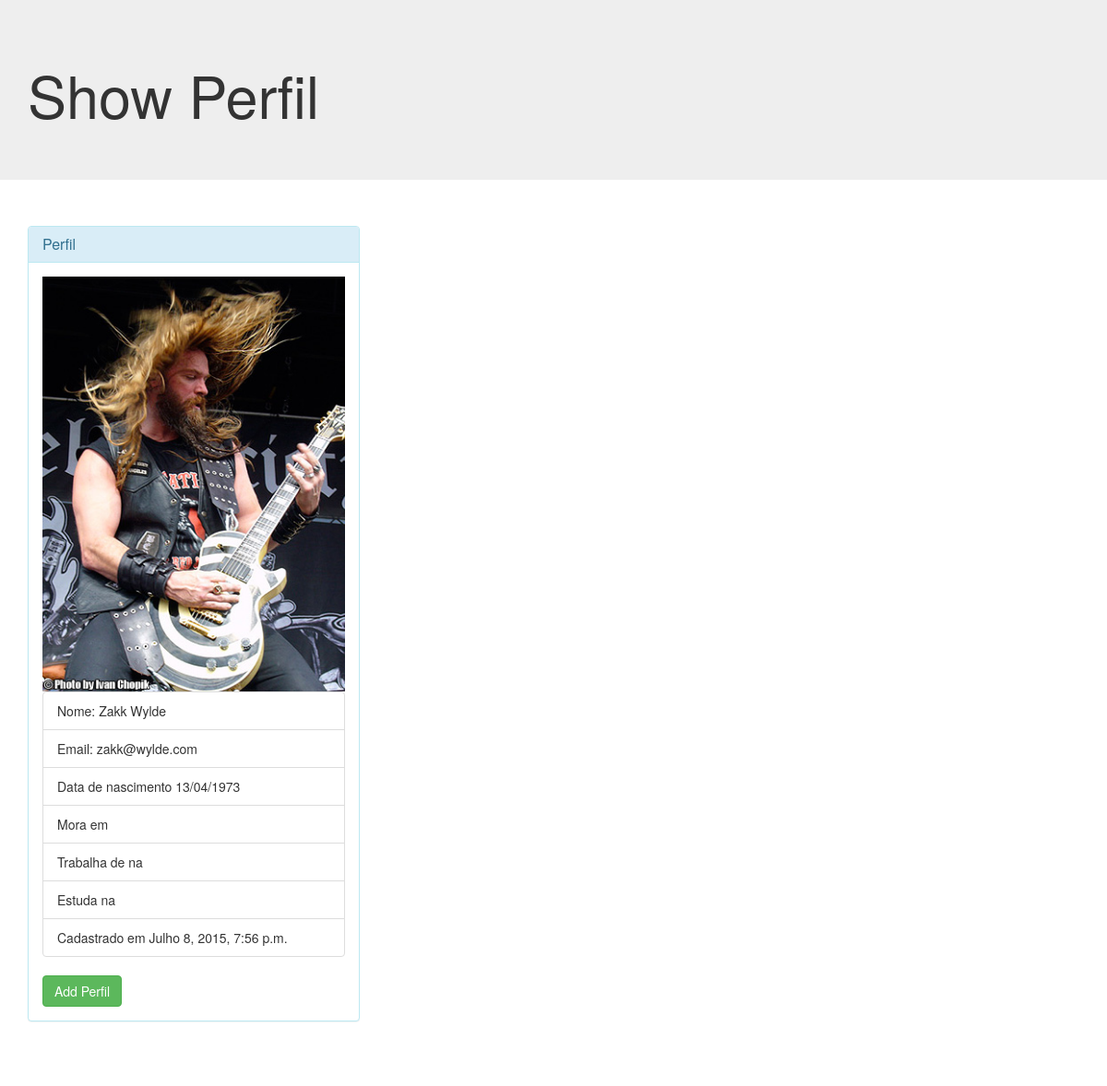
Screenshot of /perfis/3 with the database file from the repository.
### project/perfis/models.py (models this page shows, shortened)
class Perfil(models.Model):
    nome = models.CharField('Nome', max_length=100)
    email = models.CharField('E-mail', max_length=100)
    foto = models.ImageField(
        upload_to='perfis/images', verbose_name='Foto', null=True, blank=True
    )
    dtNascimento = models.CharField('Data de Nascimento', max_length=10)
    localidade = models.CharField('Localidade', max_length=255, blank=True)
    cargo = models.CharField('Cargo', max_length=155, null=True, blank=True)
    empresa = models.CharField('Empresa', max_length=155, null=True, blank=True)
    curso = models.CharField('Curso', max_length=155, null=True, blank=True)
    escola = models.CharField('Escola', max_length=155, null=True, blank=True)
    dtCadastro = models.DateTimeField('Criado em', auto_now_add=True)
    dtAtualizacao = models.DateTimeField('Atualizado em', auto_now=True)
    def __str__(self):
        return self.nome
    class Meta:
        verbose_name = 'Perfil'
        verbose_name_plural = 'Perfis'
        ordering = ['nome']

### project/perfis/views.py (the view)
# urls.py: url(r'^(?P<perfil_id>\d+)$', 'showPerfil', name='showPerfil'),
def showPerfil(resquest, perfil_id):
    perfil = Perfil.objects.get(id=perfil_id)
    template_name = 'perfis/perfis.html'
    context = {
        'perfil' : perfil
    }
    return render(resquest, template_name, context)

### project/perfis/templates/perfis/perfis.html
{% extends "core/base.html" %}
{% load static %}
{% block body %}
	<header>
		<div class="jumbotron">
			<div class="container">
				<h1>Show Perfil</h1>
			</div>
		</div>
	</header>
	<main>
		<div class="container">
			<div class="row">
				<div class="col-md-4">
					<div class="panel panel-info">
						<div class="panel-heading">
							<h3 class="panel-title">Perfil</h3>
						</div>
						<div class="panel-body">
							{% if perfil.foto %}
								<img src="{{ perfil.foto.url }}" alt="{{ perfil }}">
							{% else %}
								<img src="{% static "img/foto-masc.jpg" %}" alt="Sem foto">
							{% endif %}
							<ul class="list-group">
								<li class="list-group-item">Nome: {{perfil.nome}}</li>
								<li class="list-group-item">Email: {{perfil.email}}</li>
								<li class="list-group-item">Data de nascimento {{perfil.dtNascimento}}</li>
								<li class="list-group-item">Mora em {{perfil.localidade}}</li>
								<li class="list-group-item">Trabalha de {{perfil.cargo}} na {{perfil.empresa}}</li>
								<li class="list-group-item">Estuda {{perfil.curso}} na {{perfil.escola}}</li>
								<li class="list-group-item">Cadastrado em {{perfil.dtCadastro}}</li>
							</ul>
							<a href="{% url 'perfis:convidar' perfil.id %}" class="btn btn-success">Add Perfil</a>
						</div>
					</div>
				</div>
			</div>
		</div>
	</main>
{% endblock %}

### project/core/static/css/index.css (style rules this page uses)
.row { margin-top: 20px; margin-bottom: 50px; }
.panel-body img { width: 100%; }

### rows the page displays
Perfil: foto (picture), nome "Zakk Wylde", email "zakk@wylde.com", dtNascimento "13/04/1973", dtCadastro "Julho 8, 2015, 7:56 p.m."
